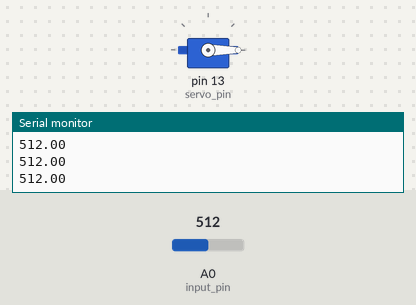
Bench run of a sketch on a simulated Arduino Uno, built with avr-gcc and run on an emulated ATmega328P. On the bench: servo, the last lines printed to the serial monitor. The inputs (shaded band) are chosen by the test bench; at power-on: A0 (input_pin) = 512.

Above: at 1.2 s.
1.3 s: A0 (input_pin) set to 56
2.8 s: A0 (input_pin) set to 45
At 3.3 s:
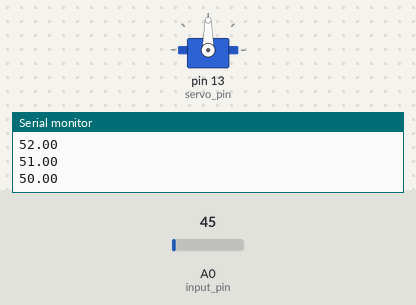
4.3 s: A0 (input_pin) set to 122
At 5.5 s:
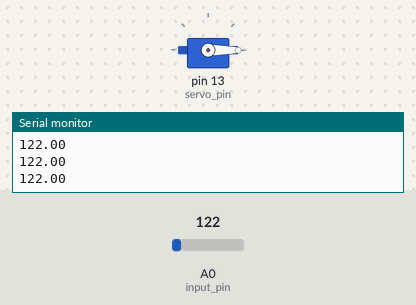
5.8 s: A0 (input_pin) set to 0
At 6.9 s:
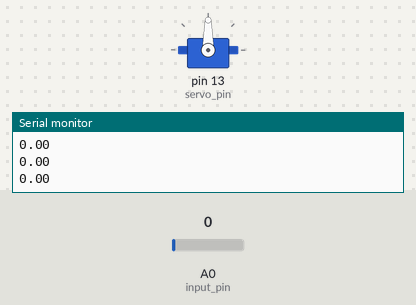
Timing chart, 0 to 8.3 s (numbered marks = the images above; inputs shaded):
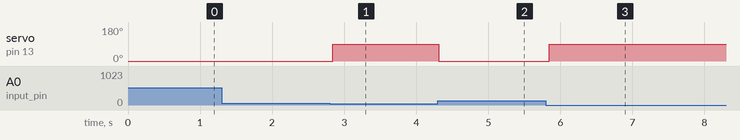

Measured:
- the behaviour switches between 51 and 50 on A0 (input_pin) (found by bisection; images 0 and 1)
- after the input at 2.8 s, servo on pin 13 (servo_pin): 0° → 90° at once
- after the input at 4.3 s, servo on pin 13 (servo_pin): 90° → 0° at once
- after the input at 5.8 s, servo on pin 13 (servo_pin): 0° → 90° after 0.05 s

The sketch:

basic.ino
```cpp
#include <Servo.h>
Servo myservo;

unsigned char        index = 0;
const unsigned char  reading_count = 10,
                     servo_pin = 13,
                     input_pin = A0,
                     zero = 50;
unsigned short       total = 0;
const unsigned short time = 500,
                     threshold = 500;
double               average_reading = 0;
unsigned long long   readings[reading_count];

void average() {
  total -= readings[index];
  readings[index] = analogRead(input_pin);
  total += readings[index];
  index += 1;
  if(index == reading_count)
    index = 0;
  average_reading = total / reading_count;
  Serial.println(average_reading);
}

void move_to(char angle) {
  myservo.write(angle);
  delay(time);
  while(average_reading > zero)
    average();
  myservo.write(90);
  delay(time);
}

void setup() {
  Serial.begin(9600);
  for(int i = 0; i < reading_count; i++)
    readings[i] = 0;
  myservo.attach(servo_pin);
  myservo.write(90);
}

void loop() {
  do{average();} while(readings[reading_count - 1] == 0);
  if(average_reading > zero) {
    if(average_reading > threshold) {
      above_threshold:
        move_to(180);
        while(average_reading > zero) {
          average();
          if(average_reading < threshold)
            goto below_threshold;
        }
    }
    else {
    below_threshold:
        move_to(0);
        while(average_reading > zero) {
          average();
          if(average_reading > threshold)
            goto above_threshold;
        }
    }

  }
}
```
